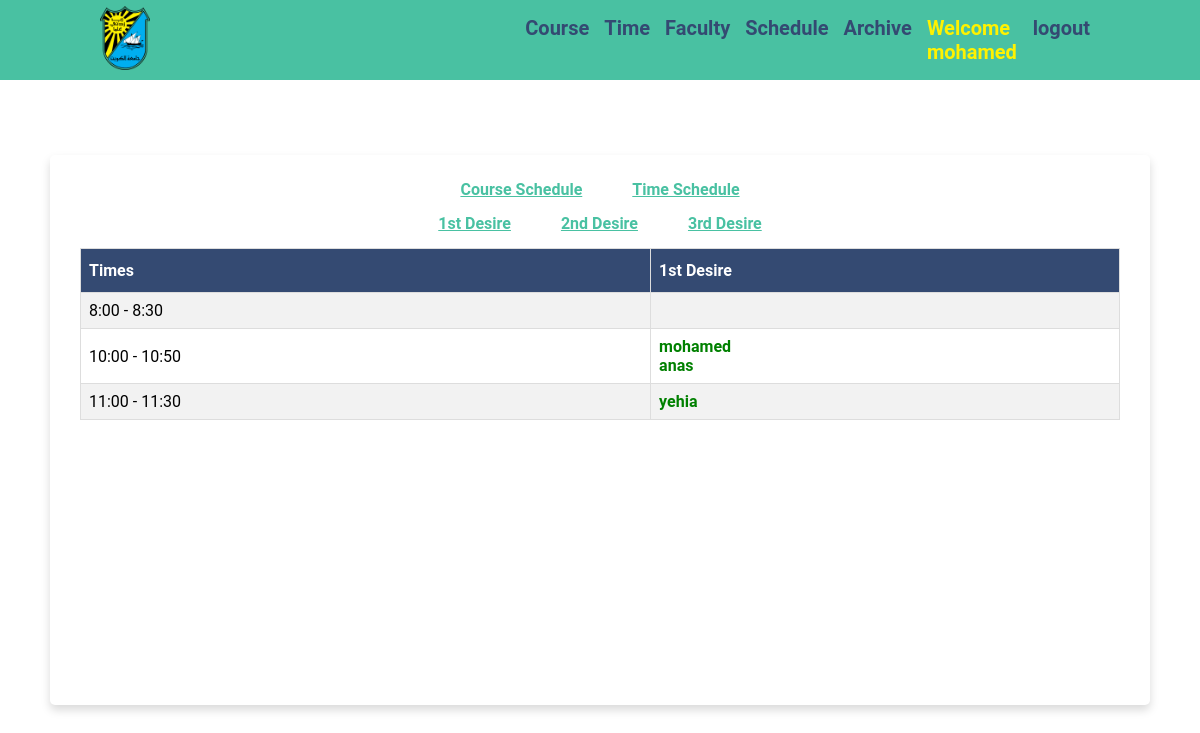
The page /schedule-time-1/ (signed in) on the database its author committed.
### base/models.py (models this page shows)
class User(AbstractUser):
    serialNumber = models.CharField(max_length=100, null=True)
    teaching = models.BooleanField(default=False, null=True)
    vip = models.BooleanField(default=False, null=True)
    report = models.CharField(max_length=10, null=True)
    REQUIRED_FIELDS = []

class DT_model(models.Model):
    time_value = models.CharField(max_length=100, null= True, unique=True)
    def __str__(self):
        return str(self.time_value)

class Desires_model(models.Model):
    user = models.ForeignKey(User, on_delete=models.CASCADE, null=True)
    d1 = models.CharField(max_length=100, null=True)
    d1t1 = models.CharField(max_length=100, null=True)
    d1t2 = models.CharField(max_length=100, null=True)
    d1t3 = models.CharField(max_length=100, null=True)
    day1 = models.CharField(max_length=100, null=True)
    d2 = models.CharField(max_length=100, null=True)
    d2t1 = models.CharField(max_length=100, null=True)
    d2t2 = models.CharField(max_length=100, null=True)
    d2t3 = models.CharField(max_length=100, null=True)
    day2 = models.CharField(max_length=100, null=True)
    d3 = models.CharField(max_length=100, null=True)
    d3t1 = models.CharField(max_length=100, null=True)
    d3t2 = models.CharField(max_length=100, null=True)
    d3t3 = models.CharField(max_length=100, null=True)
    day3 = models.CharField(max_length=100, null=True)
    d4 = models.CharField(max_length=100, null=True)
    d4t1 = models.CharField(max_length=100, null=True)
    d4t2 = models.CharField(max_length=100, null=True)
    d4t3 = models.CharField(max_length=100, null=True)
    day4 = models.CharField(max_length=100, null=True)
    d5 = models.CharField(max_length=100, null=True)
    d5t1 = models.CharField(max_length=100, null=True)
    d5t2 = models.CharField(max_length=100, null=True)
    d5t3 = models.CharField(max_length=100, null=True)
    day5 = models.CharField(max_length=100, null=True)
    def __str__(self):
        return str(self.user)

### base/views.py (the view)
# urls.py: path('schedule-time-1/', views.schedule_time_page_1, name='schedule_time_page_1'),
@login_required(login_url='login_page')
def schedule_time_page_1(request):
    times = DT_model.objects.all()
    d1t1_user = []
    for time in times:
        d1t1_user.append(Desires_model.objects.filter(d1t1 = time))
    d2t1_user = []
    for time in times:
        d2t1_user.append(Desires_model.objects.filter(d2t1 = time))
    d3t1_user = []
    for time in times:
        d3t1_user.append(Desires_model.objects.filter(d3t1 = time))
    final_dic = {}
    for index in range(len(times)):
        final_list = []
        final_list.append(d1t1_user[index])
        final_list.append(d2t1_user[index])
        final_list.append(d3t1_user[index])
        final_dic[times[index]] = final_list
    context = {'final_dic':final_dic}
    return render(request, 'base/schedule_time_page_1.html', context)

### base/templates/base/schedule_time_page_1.html (shortened to what this page needs)
{% extends 'core3.html' %}
{% block content %}
<div class="schedule-main-container">
    <div class = "schedule-container">
        <div class="title">
            <a href = "{% url 'schedule_course_page' %}">Course Schedule</a>
            <a href = "{% url 'schedule_time_page_' %}">Time Schedule</a>
        </div>
        <div class="title">
            <a href = "{% url 'schedule_time_page_1' %}">1st Desire</a>
            <a href = "{% url 'schedule_time_page_2' %}">2nd Desire</a>
            <a href = "{% url 'schedule_time_page_3' %}">3rd Desire</a>
        </div>
        <table id="time">
            <tr>
              <th>Times</th>
              <th>1st Desire</th>
            </tr>
            {% for key,value in final_dic.items %}
            <tr>
              <td>{{key}}</td>
              <td>
                {% for v in value.0 %}
                <div class = 'd1'>{{v}}</div>
                {% endfor %}
              </td>
            </tr>
            {% endfor %}
          </table>
    </div>
</div>
{% endblock content %}

### templates/navebar2.html (shortened to what this page needs)
<header>
    <ul class="navbar">
      <div class = 'navbar-main'>
        <img src="\media\images\logo.png" alt="">
      </div>
      <div class="navbar-items">
        {% if request.user.is_authenticated %}
        <a class= "logout-hover" href="{% url 'course_page' %}"><li>Course</li></a>
        <a class= "logout-hover" href="{% url 'time_page' %}"><li>Time</li></a>
        <a  class= "logout-hover" href="{% url 'faculty_page_detail' %}"><li>Faculty</li></a>
        <a class= "logout-hover" href="{% url 'schedule_course_page' %}"><li>Schedule</li></a>
        <a  class= "logout-hover" href="{% url 'archive_page' %}"><li>Archive</li></a>
        <a class = "welcome-user" href=""><li>Welcome {{request.user}}</li></a>
        <a class = "logout-hover" href="{% url 'logout_page' %}"><li>logout</li></a>
        {% endif %}
      </div>
    </ul>
  </header>

### static/styles/main.css (style rules this page uses)
* { padding: 0; margin: 0; box-sizing: border-box; scroll-behavior: smooth; list-style: none; text-decoration: none; font-family: "Roboto", sans-serif; }
:root { --bg-color-1: #344a72; --bg-color-2 : #ffff; --button-color: #49c1a2; --icon--color:#fff200; }
header { background-color: var(--button-color); position: fixed; top: 0; right: 0; width: 100%; z-index: 1000; }
.navbar { display: flex; align-items: center; justify-content: space-between; padding: 10px 100px; width: 100%; height: 80px; }
.navbar-main { width: 50%; }
.navbar-main img { width: 50px; height: auto; }
.navbar-items { display: flex; gap: 15px; width: 70%; padding: 10px; float: right; justify-content: right; }
.navbar-items a { color: var(--bg-color-2); font-weight: 700; font-size: 20px; pointer-events: none; }
.navbar-items .logout-hover { pointer-events:fill; color: var(--bg-color-1); transition: 0.4s; }
.navbar-items .welcome-user { color: var(--icon--color) }
body { background-color: var(--bg-color-1); }
.schedule-main-container { position: fixed; top: 30px; width: 100vw; height: 100vh; display: flex; flex-direction: column; justify-content: center; align-items: center; background-color: var(--bg-color-2); }
.schedule-container { max-width: 1100px; width: 100%; height: 550px; background-color: #fff; padding: 25px 30px; border-radius: 5px; box-shadow: 0 5px 10px rgba(0,0,0,0.15); overflow:auto; scroll-behavior: smooth; }
.schedule-container .title { font-size: 16px; position: relative; display: flex; align-items: center; justify-content: center; gap: 50px; margin-bottom: 15px; }
.schedule-container .title a { color: var(--button-color); text-decoration: underline; font-weight: bolder; }
#time { font-family: Arial, Helvetica, sans-serif; border-collapse: collapse; width: 100%; }
#time td, #time th { border: 1px solid #ddd; padding: 8px; }
#time tr:nth-child(even) { background-color: #f2f2f2; }
#time th { padding-top: 12px; padding-bottom: 12px; text-align: left; background-color: var(--bg-color-1); color: white; }
#time .d1 { color: green; font-weight: bold; }

### rows shown on the page
User: user "mohamed"
DT_model: time_value "8:00 - 8:30"
DT_model: time_value "10:00 - 10:50"
Desires_model: user.username "mohamed"
Desires_model: user.username "anas"
DT_model: time_value "11:00 - 11:30"
Desires_model: user.username "yehia"
